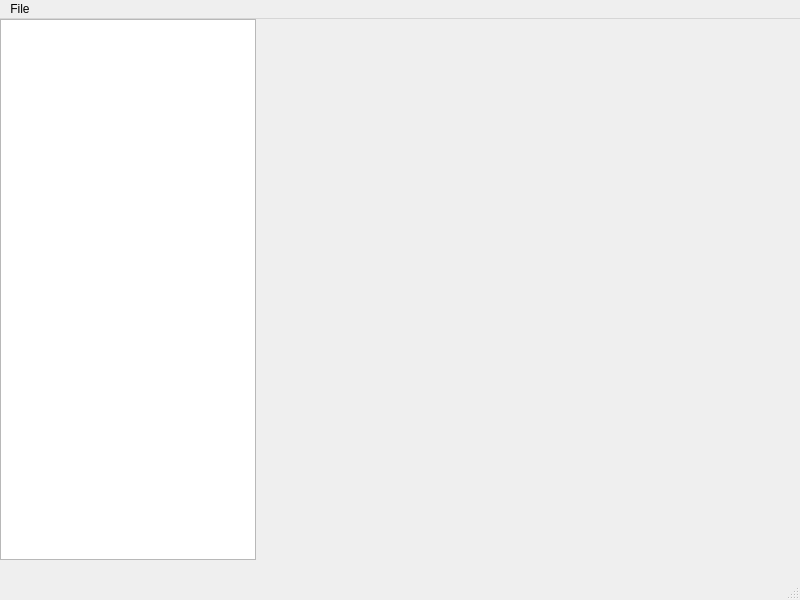
<?xml version="1.0" encoding="UTF-8"?>
<ui version="4.0">
 <class>MainWindow</class>
 <widget class="QMainWindow" name="MainWindow">
  <property name="geometry">
   <rect>
    <x>0</x>
    <y>0</y>
    <width>800</width>
    <height>600</height>
   </rect>
  </property>
  <property name="windowTitle">
   <string>MainWindow</string>
  </property>
  <widget class="QWidget" name="centralwidget">
   <widget class="QListView" name="listView">
    <property name="geometry">
     <rect>
      <x>0</x>
      <y>0</y>
      <width>256</width>
      <height>541</height>
     </rect>
    </property>
   </widget>
  </widget>
  <widget class="QMenuBar" name="menubar">
   <property name="geometry">
    <rect>
     <x>0</x>
     <y>0</y>
     <width>800</width>
     <height>37</height>
    </rect>
   </property>
   <widget class="QMenu" name="menuFile">
    <property name="title">
     <string>File</string>
    </property>
    <addaction name="actionOpen"/>
   </widget>
   <addaction name="menuFile"/>
  </widget>
  <widget class="QStatusBar" name="statusbar"/>
  <action name="actionOpen">
   <property name="text">
    <string>Open...</string>
   </property>
  </action>
 </widget>
 <resources/>
 <connections/>
</ui>
